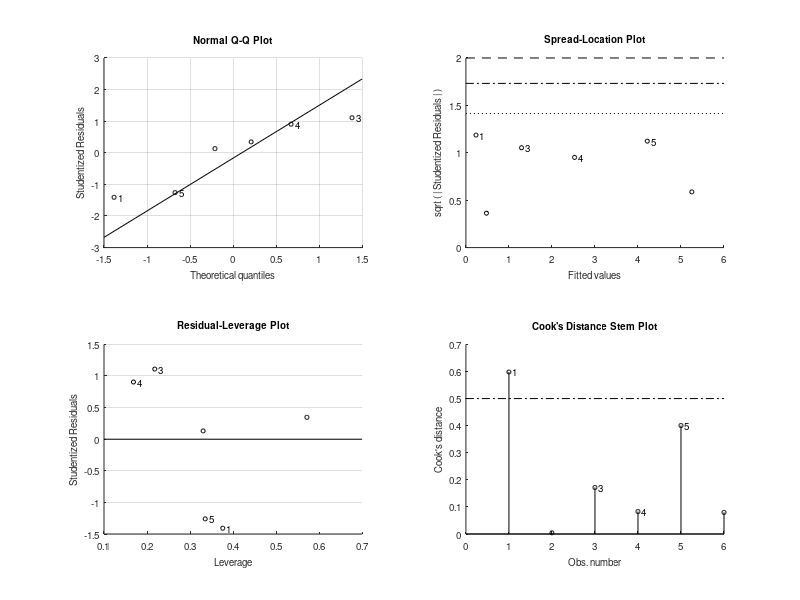
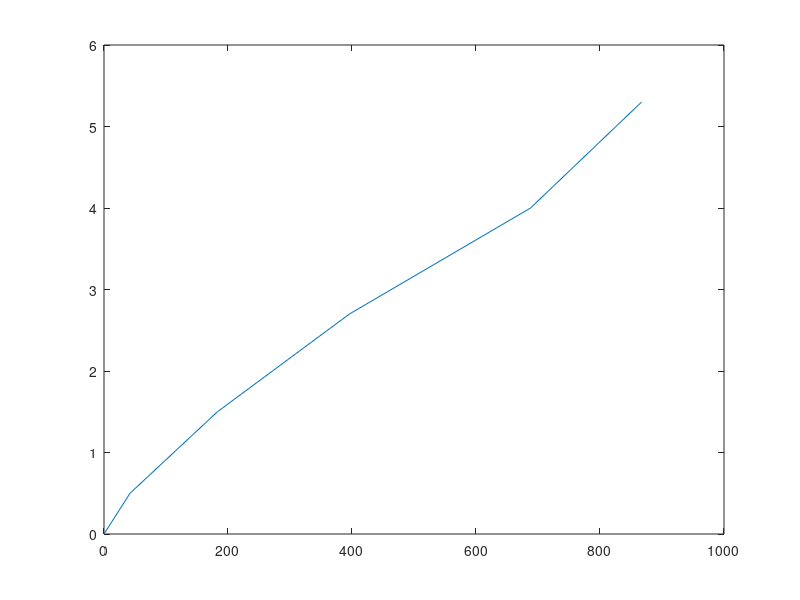

Write the MATLAB code that produced these figures, in order. (Note: this script raises an error after producing the figures.)
weights = [0, 0.5, 1.5, 2.7, 4.0, 5.3]'; %Newtons
adc_mean_values = [10, 52, 193, 406, 698, 877]';
adc_stds = [5, 9, 6.6, 3.6, nan]';

offset = adc_mean_values(1);

lin_model = fitlm(adc_mean_values - offset, weights);

figure(4); 
plot(adc_mean_values - offset, weights);
hold on
plot(adc_mean_values - offset, lin_model.Fitted);
legend('Acquired data','linear regression model');
title('Comparison data - built model');
ylabel('Force [N]');
xlabel('Sensor output');

adjusted_model = [0.0064, 0];
adjusted_predicted = (adc_mean_values - offset) * adjusted_model(1) + adjusted_model(2);
plot(adc_mean_values - offset, adjusted_predicted);

legend('Data', 'Linear fit', 'Adjusted fit (no offset)');

fprintf('\nLinear model: k = %d, b = %d\n', adjusted_model(1), adjusted_model(2));
